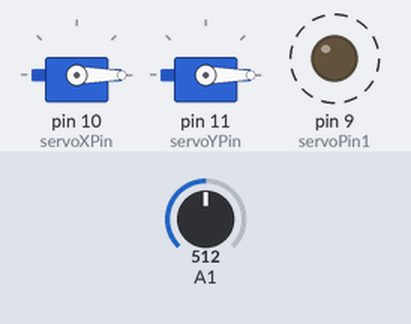
Bench run of a sketch on a simulated Arduino Uno, built with avr-gcc and run on an emulated ATmega328P. Parts: 2 × servo, output pins drawn as LEDs (lit = HIGH). Dashed ring = blinking. The inputs (shaded band) are chosen by the test bench; at power-on: A1 = 512.

Above: at 1.8 s.
1.9 s: A1 set to 0
At 2.9 s:
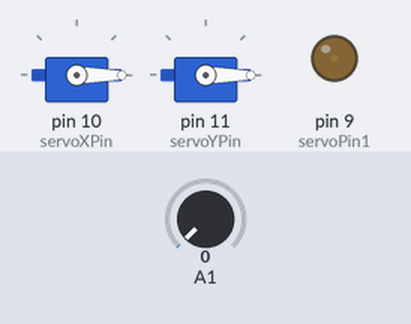
3.6 s: A1 set to 122
At 3.9 s:
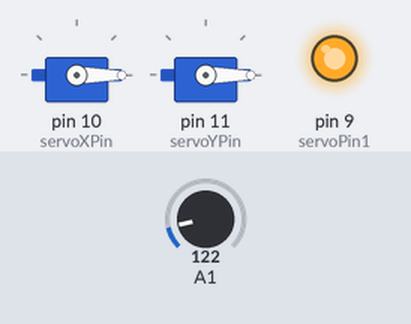
Timing chart, 0 to 13.1 s (numbered marks = the images above; inputs shaded):
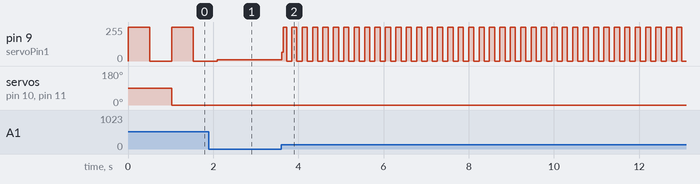

The sketch:

2_axis_laser.ino
```cpp
#include <Servo.h>

Servo servoX;  // create servo object to control an X axis servo
Servo servoY;  // and for Y

// (a maximum of eight servo objects can be created!)
int potPin = 1;
int servoPin1 = 9;
int val = 0;
int servoXPin = 10;  // what pins are our servos connected to?
int servoYPin = 11;

int posX = 0;    // variable to store the servo position
int posY = 0;    // variable to store the other servo position

void setup() {
  pinMode(servoPin1, OUTPUT);
  Serial.begin(9600);  // we're gonna use serial comm.

  // "attach" servos
  servoY.attach(servoXPin);  // attaches the servo on pin 10 to the servo object
  servoX.attach(servoYPin);  // attaches the servo on pin 11 to the servo object
}

void loop() {
  val = analogRead(1);
  digitalWrite(servoPin1, HIGH);
  delay(val);
  digitalWrite(servoPin1, LOW);
  delay(val);
  // see if there is available serial data
  if (Serial.available() > 1) {

    // read the incoming bytes
    posX = Serial.read();
    posY = Serial.read();
  }

  // "write" for a servo motor just tells it what angle to go to
  servoX.write(posX);
  servoY.write(posY);

}
```

Measured:
- after the input at 3.6 s, pin 9 (servoPin1): 8/255 → 66/255 at once, then moves between 0/255 and 255/255, repeating every 0.24 s
- by itself, pin 9 (servoPin1): alternates 255/255 for 0.51 s and 0/255 for 0.51 s
